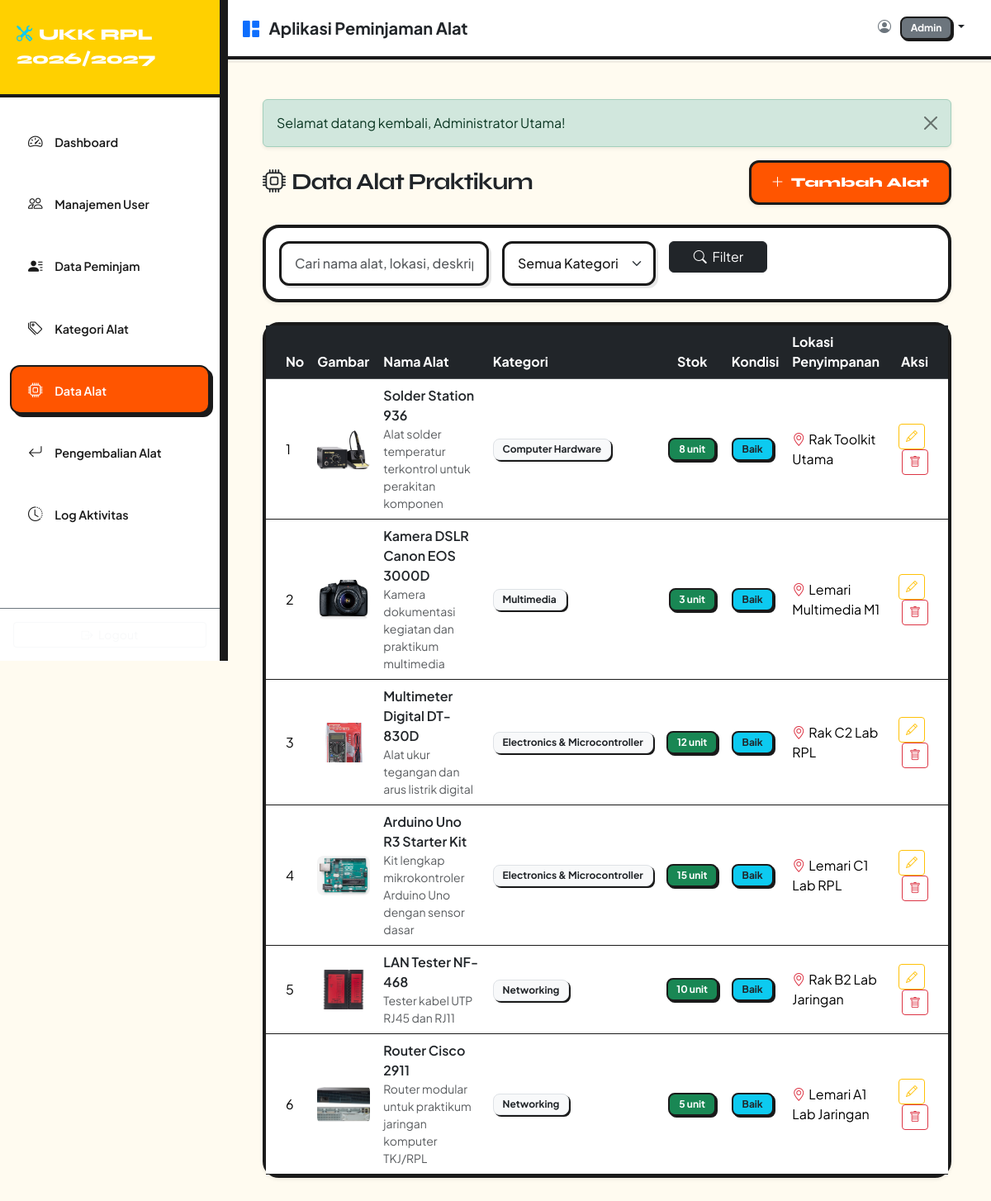
Screenshot of /public/index.php?route=admin/alat (signed in) with the database file from the repository.
### tables this page shows
CREATE TABLE alat (
    id_alat INT AUTO_INCREMENT PRIMARY KEY,
    id_kategori INT NOT NULL,
    nama_alat VARCHAR(150) NOT NULL,
    deskripsi TEXT,
    stok INT NOT NULL CHECK (stok >= 0),
    kondisi VARCHAR(50) NOT NULL DEFAULT 'Baik',
    lokasi VARCHAR(100) NOT NULL,
    gambar VARCHAR(255) NULL,
    created_at TIMESTAMP DEFAULT CURRENT_TIMESTAMP,
    FOREIGN KEY (id_kategori) REFERENCES kategori(id_kategori) ON DELETE RESTRICT ON UPDATE CASCADE,
    INDEX idx_kategori (id_kategori),
    INDEX idx_nama_alat (nama_alat)
);

CREATE TABLE kategori (
    id_kategori INT AUTO_INCREMENT PRIMARY KEY,
    nama_kategori VARCHAR(100) NOT NULL,
    deskripsi TEXT,
    created_at TIMESTAMP DEFAULT CURRENT_TIMESTAMP
);

### controllers/AlatController.php (called while the page is built, shortened)
<?php
require_once __DIR__ . '/../models/Alat.php';
class AlatController {
    public function index() {
        $alatModel = new Alat();
        $kategori_id = $_GET['kategori'] ?? null;
        $search = $_GET['search'] ?? '';
        $alats = $alatModel->getAll($kategori_id, $search);
        $config = include __DIR__ . '/../config/app.php';
        require_once __DIR__ . '/../views/admin/alat/index.php';
    }
}

### public/index.php (called while the page is built, shortened)
<?php
require_once __DIR__ . '/../config/session.php';
require_once __DIR__ . '/../config/app.php';
require_once __DIR__ . '/../routes/web.php';

### config/app.php (called while the page is built)
<?php
return [
    'app_name' => 'Aplikasi Peminjaman Alat UKK RPL',
    'app_version' => '1.0.0',
    'base_url' => 'http://localhost/aplikasi-peminjaman-1/public',
    'denda_per_hari' => 5000.00
];

### config/session.php (called while the page is built, shortened)
<?php
function get_flash_message() {
    if (isset($_SESSION['flash'])) {
        $flash = $_SESSION['flash'];
        return $flash;
    }
    return null;
}

### config/database.php (called while the page is built)
<?php
class Database {
    private static $instance = null;
    private $pdo;
    private $host = 'localhost';
    private $db_name = 'db_peminjaman';
    private $username = 'root';
    private $password = '';
    private function __construct() {
        try {
            $dsn = "mysql:host=" . $this->host . ";dbname=" . $this->db_name . ";charset=utf8mb4";
            $options = [
                PDO::ATTR_ERRMODE => PDO::ERRMODE_EXCEPTION,
                PDO::ATTR_DEFAULT_FETCH_MODE => PDO::FETCH_ASSOC,
                PDO::ATTR_EMULATE_PREPARES => false,
            ];
            $this->pdo = new PDO($dsn, $this->username, $this->password, $options);
        } catch(PDOException $e) {
            die("Koneksi Database Gagal: " . $e->getMessage());
        }
    }
    public static function getInstance() {
        if (self::$instance === null) {
            self::$instance = new self();
        }
        return self::$instance;
    }
    public function getConnection() {
        return $this->pdo;
    }
}

### models/Alat.php (called while the page is built, shortened)
<?php
require_once __DIR__ . '/../config/database.php';
class Alat {
    private $db;
    public function __construct() {
        $this->db = Database::getInstance()->getConnection();
    }
    public function getAll($kategori_id = null, $search = null, $available_only = false) {
        $sql = "SELECT a.*, k.nama_kategori FROM alat a JOIN kategori k ON a.id_kategori = k.id_kategori WHERE 1=1";
        $params = [];
        $sql .= " ORDER BY a.id_alat DESC";
        $stmt = $this->db->prepare($sql);
        $stmt->execute($params);
        return $stmt->fetchAll();
    }
}

### views/admin/alat/index.php (the view, shortened to what this page needs)
<?php
require_once __DIR__ . '/../../layouts/header.php';
require_once __DIR__ . '/../../layouts/sidebar.php';
require_once __DIR__ . '/../../layouts/navbar.php';
?>
<div class="d-flex justify-content-between align-items-center mb-4">
    <h3 class="fw-bold text-dark m-0"><i class="bi bi-cpu me-2"></i>Data Alat Praktikum</h3>
    <a href="<?php echo $config['base_url']; ?>/index.php?route=admin/alat/create" class="btn btn-primary shadow-sm">
        <i class="bi bi-plus-lg me-1"></i> Tambah Alat
    </a>
</div>
<div class="card shadow-sm mb-4">
    <div class="card-body">
        <form method="GET" action="" class="row g-3">
            <div class="col-md-4">
                <input type="text" name="search" class="form-control" placeholder="Cari nama alat, lokasi, deskripsi..." value="<?php echo htmlspecialchars($_GET['search'] ?? ''); ?>">
            </div>
            <div class="col-md-3">
                <select name="kategori" class="form-select">
                    <option value="">Semua Kategori</option>
                </select>
            </div>
            <div class="col-md-2">
                <button type="submit" class="btn btn-dark w-100"><i class="bi bi-search me-1"></i> Filter</button>
            </div>
        </form>
    </div>
</div>
<div class="card shadow-sm">
    <div class="card-body p-0">
        <div class="table-responsive">
            <table class="table table-hover align-middle mb-0">
                <thead class="table-dark">
                    <tr>
                        <th class="ps-4">No</th>
                        <th>Gambar</th>
                        <th>Nama Alat</th>
                        <th>Kategori</th>
                        <th class="text-center">Stok</th>
                        <th>Kondisi</th>
                        <th>Lokasi Penyimpanan</th>
                        <th class="text-end pe-4">Aksi</th>
                    </tr>
                </thead>
                <tbody>
                    <?php if (empty($alats)): ?>
                        <tr><td colspan="8" class="text-center py-4 text-muted">Tidak ada data alat.</td></tr>
                    <?php else: ?>
                        <?php foreach ($alats as $index => $a): ?>
                            <tr>
                                <td class="ps-4"><?php echo $index + 1; ?></td>
                                <td><img src="<?php echo !empty($a['gambar']) ? $config['base_url'] . '/assets/img/alat/' . rawurlencode($a['gambar']) : $config['base_url'] . '/assets/img/alat-placeholder.svg'; ?>" alt="<?php echo htmlspecialchars($a['nama_alat']); ?>" style="width:64px;height:48px;object-fit:cover;border-radius:8px"></td>
                                <td>
                                    <span class="fw-semibold text-dark"><?php echo htmlspecialchars($a['nama_alat']); ?></span>
                                    <div class="small text-muted"><?php echo htmlspecialchars($a['deskripsi']); ?></div>
                                </td>
                                <td><span class="badge bg-light text-dark border"><?php echo htmlspecialchars($a['nama_kategori']); ?></span></td>
                                <td class="text-center">
                                    <span class="badge bg-<?php echo ($a['stok'] > 0) ? 'success' : 'danger'; ?>">
                                        <?php echo $a['stok']; ?> unit
                                    </span>
                                </td>
                                <td><span class="badge bg-info text-dark"><?php echo htmlspecialchars($a['kondisi']); ?></span></td>
                                <td><i class="bi bi-geo-alt text-danger me-1"></i><?php echo htmlspecialchars($a['lokasi']); ?></td>
                                <td class="text-end pe-4">
                                    <a href="<?php echo $config['base_url']; ?>/index.php?route=admin/alat/edit&id=<?php echo $a['id_alat']; ?>" class="btn btn-sm btn-outline-warning me-1" title="Edit">
                                        <i class="bi bi-pencil"></i>
                                    </a>
                                    <a href="<?php echo $config['base_url']; ?>/index.php?route=admin/alat/delete&id=<?php echo $a['id_alat']; ?>" class="btn btn-sm btn-outline-danger" onclick="return confirm('Yakin ingin menghapus alat ini?');" title="Hapus">
                                        <i class="bi bi-trash"></i>
                                    </a>
                                </td>
                            </tr>
                        <?php endforeach; ?>
                    <?php endif; ?>
                </tbody>
            </table>
        </div>
    </div>
</div>
<?php require_once __DIR__ . '/../../layouts/footer.php'; ?>

### routes/web.php (shortened to what this page needs)
<?php
require_once __DIR__ . '/../controllers/AlatController.php';
if (file_exists(__DIR__ . '/admin.php')) {
    $handled = include __DIR__ . '/admin.php';
    if ($handled) return;
}

### routes/admin.php (shortened to what this page needs)
<?php
$route = $_GET['route'] ?? '';
switch ($route) {
    case 'admin/alat':
        $controller = new AlatController();
        $controller->index();
        break;
}
return true;

### views/layouts/header.php (shortened to what this page needs)
<?php
$config = include __DIR__ . '/../../config/app.php';
?>
<!DOCTYPE html>
<html lang="id">
<head>
    <link href="https://cdn.jsdelivr.net/npm/bootstrap@5.3.2/dist/css/bootstrap.min.css" rel="stylesheet">
    <link href="https://cdn.jsdelivr.net/npm/bootstrap-icons@1.11.1/font/bootstrap-icons.css" rel="stylesheet">
</head>
<body>

### views/layouts/sidebar.php (shortened to what this page needs)
<?php
$role = $_SESSION['role'] ?? '';
$config = include __DIR__ . '/../../config/app.php';
?>
<div class="sidebar d-flex flex-column flex-shrink-0">
    <div class="brand text-white">
        <i class="bi bi-tools text-info me-2"></i>UKK RPL 2026/2027
    </div>
    <ul class="nav nav-pills flex-column mb-auto mt-3">
        <?php if ($role === 'admin'): ?>
            <li class="nav-item">
                <a href="<?php echo $config['base_url']; ?>/index.php?route=admin/dashboard" class="nav-link <?php echo (isset($_GET['route']) && $_GET['route'] === 'admin/dashboard') ? 'active' : ''; ?>">
                    <i class="bi bi-speedometer2"></i> Dashboard
                </a>
            </li>
            <li>
                <a href="<?php echo $config['base_url']; ?>/index.php?route=admin/users" class="nav-link <?php echo (isset($_GET['route']) && strpos($_GET['route'], 'admin/users') !== false) ? 'active' : ''; ?>">
                    <i class="bi bi-people"></i> Manajemen User
                </a>
            </li>
            <li>
                <a href="<?php echo $config['base_url']; ?>/index.php?route=admin/peminjam" class="nav-link <?php echo (isset($_GET['route']) && strpos($_GET['route'], 'admin/peminjam') !== false) ? 'active' : ''; ?>">
                    <i class="bi bi-person-lines-fill"></i> Data Peminjam
                </a>
            </li>
            <li>
                <a href="<?php echo $config['base_url']; ?>/index.php?route=admin/kategori" class="nav-link <?php echo (isset($_GET['route']) && strpos($_GET['route'], 'admin/kategori') !== false) ? 'active' : ''; ?>">
                    <i class="bi bi-tags"></i> Kategori Alat
                </a>
            </li>
            <li>
                <a href="<?php echo $config['base_url']; ?>/index.php?route=admin/alat" class="nav-link <?php echo (isset($_GET['route']) && strpos($_GET['route'], 'admin/alat') !== false) ? 'active' : ''; ?>">
                    <i class="bi bi-cpu"></i> Data Alat
                </a>
            </li>
            <li>
                <a href="<?php echo $config['base_url']; ?>/index.php?route=admin/pengembalian" class="nav-link <?php echo (isset($_GET['route']) && strpos($_GET['route'], 'admin/pengembalian') !== false) ? 'active' : ''; ?>">
                    <i class="bi bi-arrow-return-left"></i> Pengembalian Alat
                </a>
            </li>
            <li>
                <a href="<?php echo $config['base_url']; ?>/index.php?route=admin/log-aktivitas" class="nav-link <?php echo (isset($_GET['route']) && strpos($_GET['route'], 'admin/log-aktivitas') !== false) ? 'active' : ''; ?>">
                    <i class="bi bi-clock-history"></i> Log Aktivitas
                </a>
            </li>
        <?php endif; ?>
    </ul>
    <div class="p-3 border-top border-secondary">
        <a href="<?php echo $config['base_url']; ?>/index.php?route=logout" class="btn btn-outline-light w-100 btn-sm">
            <i class="bi bi-box-arrow-right me-1"></i> Logout
        </a>
    </div>
</div>

### views/layouts/navbar.php (shortened to what this page needs)
<?php
$config = include __DIR__ . '/../../config/app.php';
?>
<nav class="navbar navbar-top navbar-expand navbar-light px-3 px-md-4">
    <div class="container-fluid ps-0 pe-0">
        <div class="navbar-brand mb-0 h6 fw-bold text-dark text-truncate py-1" style="max-width: 55vw; min-width: 0;">
            <i class="bi bi-grid-1x2-fill me-2 text-primary"></i> <span>Aplikasi Peminjaman Alat</span>
        </div>
        <ul class="navbar-nav ms-auto align-items-center flex-shrink-0">
            <li class="nav-item dropdown">
                <a class="nav-link dropdown-toggle text-dark fw-semibold py-1 px-2" href="#" role="button" data-bs-toggle="dropdown" aria-expanded="false">
                    <i class="bi bi-person-circle me-1 text-secondary"></i>
                    <span class="badge bg-secondary text-capitalize ms-1"><?php echo htmlspecialchars($_SESSION['role'] ?? ''); ?></span>
                </a>
            </li>
        </ul>
    </div>
</nav>
<div class="main-content">
    <?php $flash = get_flash_message(); if ($flash): ?>
        <div class="alert alert-<?php echo $flash['type']; ?> alert-dismissible fade show shadow-sm" role="alert">
            <?php echo $flash['message']; ?>
            <button type="button" class="btn-close" data-bs-dismiss="alert" aria-label="Close"></button>
        </div>
    <?php endif; ?>

### views/layouts/footer.php (shortened to what this page needs)
    </div>
</body>
</html>

### views/layouts/header.php (style rules this page uses)
:root { --ov-bg: #fffbf0; --ov-surface: #ffffff; --ov-text: #1a1a1a; --ov-muted: #666666; --ov-border: #1a1a1a; --ov-accent: #ff5500; --ov-yellow: #ffd000; }
body { background-color: var(--ov-bg); color: var(--ov-text); font-family: 'Plus Jakarta Sans', sans-serif; min-height: 100vh; }
h1, h2, h3, h4, h5, .brand-font { font-family: 'Syne', sans-serif; font-weight: 800; letter-spacing: -0.04em; }
.sidebar { min-height: 100vh; background-color: var(--ov-surface); border-right: 4px solid var(--ov-border); position: fixed; top: 0; left: 0; width: 270px; z-index: 100; box-shadow: 6px 0 0 0 var(--ov-border); }
.sidebar .brand { font-size: 1.2rem; font-weight: 800; padding: 1.75rem 1.25rem; background: var(--ov-yellow); color: var(--ov-text); border-bottom: 4px solid var(--ov-border); letter-spacing: -0.03em; font-family: 'Syne', sans-serif; }
.sidebar .nav-link { color: var(--ov-text); padding: 0.9rem 1.25rem; margin: 0.5rem 0.75rem; border: 2px solid transparent; font-weight: 600; font-size: 0.9rem; border-radius: 12px; transition: all 0.15s ease; }
.sidebar .nav-link.active { background-color: var(--ov-accent); color: #fff; border-color: var(--ov-border); box-shadow: 4px 4px 0 0 var(--ov-border); }
.sidebar .nav-link i { margin-right: 0.75rem; font-size: 1.1rem; }
.main-content { margin-left: 270px; padding: 3rem; }
.navbar-top { background: var(--ov-surface); border-bottom: 4px solid var(--ov-border); margin-left: 270px; padding: 1rem 3rem; position: sticky; top: 0; z-index: 99; box-shadow: 0 4px 0 0 rgba(26, 26, 26, 0.05); }
.card { background-color: var(--ov-surface); border: 4px solid var(--ov-border); border-radius: 20px; box-shadow: 6px 6px 0 0 var(--ov-border); transition: all 0.15s ease; }
.table { color: var(--ov-text) !important; border-color: var(--ov-border) !important; }
.form-control, .form-select { background-color: #ffffff; border: 3px solid var(--ov-border); border-radius: 12px; color: var(--ov-text); font-weight: 500; padding: 0.75rem 1rem; box-shadow: 3px 3px 0 0 rgba(26, 26, 26, 0.1); }
.btn-primary { background-color: var(--ov-accent); border: 3px solid var(--ov-border); border-radius: 12px; font-family: 'Syne', sans-serif; font-weight: 800; padding: 0.75rem 1.5rem; box-shadow: 4px 4px 0 0 var(--ov-border); transition: all 0.15s ease; color: #fff; }
.badge { border: 2px solid var(--ov-border); border-radius: 8px; font-weight: 700; padding: 0.5em 0.9em; box-shadow: 2px 2px 0 0 var(--ov-border); }

### rows the page displays
alat: gambar (picture), nama_alat "Solder Station 936", deskripsi "Alat solder temperatur terkontrol untuk perakitan komponen", id_kategori.nama_kategori "Computer Hardware", stok "8", kondisi "Baik", lokasi "Rak Toolkit Utama"
alat: gambar (picture), nama_alat "Kamera DSLR Canon EOS 3000D", deskripsi "Kamera dokumentasi kegiatan dan praktikum multimedia", id_kategori.nama_kategori "Multimedia", stok "3", kondisi "Baik", lokasi "Lemari Multimedia M1"
alat: gambar (picture), nama_alat "Multimeter Digital DT-830D", deskripsi "Alat ukur tegangan dan arus listrik digital", id_kategori.nama_kategori "Electronics & Microcontroller", stok "12", kondisi "Baik", lokasi "Rak C2 Lab RPL"
alat: gambar (picture), nama_alat "Arduino Uno R3 Starter Kit", deskripsi "Kit lengkap mikrokontroler Arduino Uno dengan sensor dasar", id_kategori.nama_kategori "Electronics & Microcontroller", stok "15", kondisi "Baik", lokasi "Lemari C1 Lab RPL"
alat: gambar (picture), nama_alat "LAN Tester NF-468", deskripsi "Tester kabel UTP RJ45 dan RJ11", id_kategori.nama_kategori "Networking", stok "10", kondisi "Baik", lokasi "Rak B2 Lab Jaringan"
alat: gambar (picture), nama_alat "Router Cisco 2911", deskripsi "Router modular untuk praktikum jaringan komputer TKJ/RPL", id_kategori.nama_kategori "Networking", stok "5", kondisi "Baik", lokasi "Lemari A1 Lab Jaringan"

### other values shown
$_SESSION['role'] "Admin"
$flash['message'] "Selamat datang kembali, Administrator Utama!"
